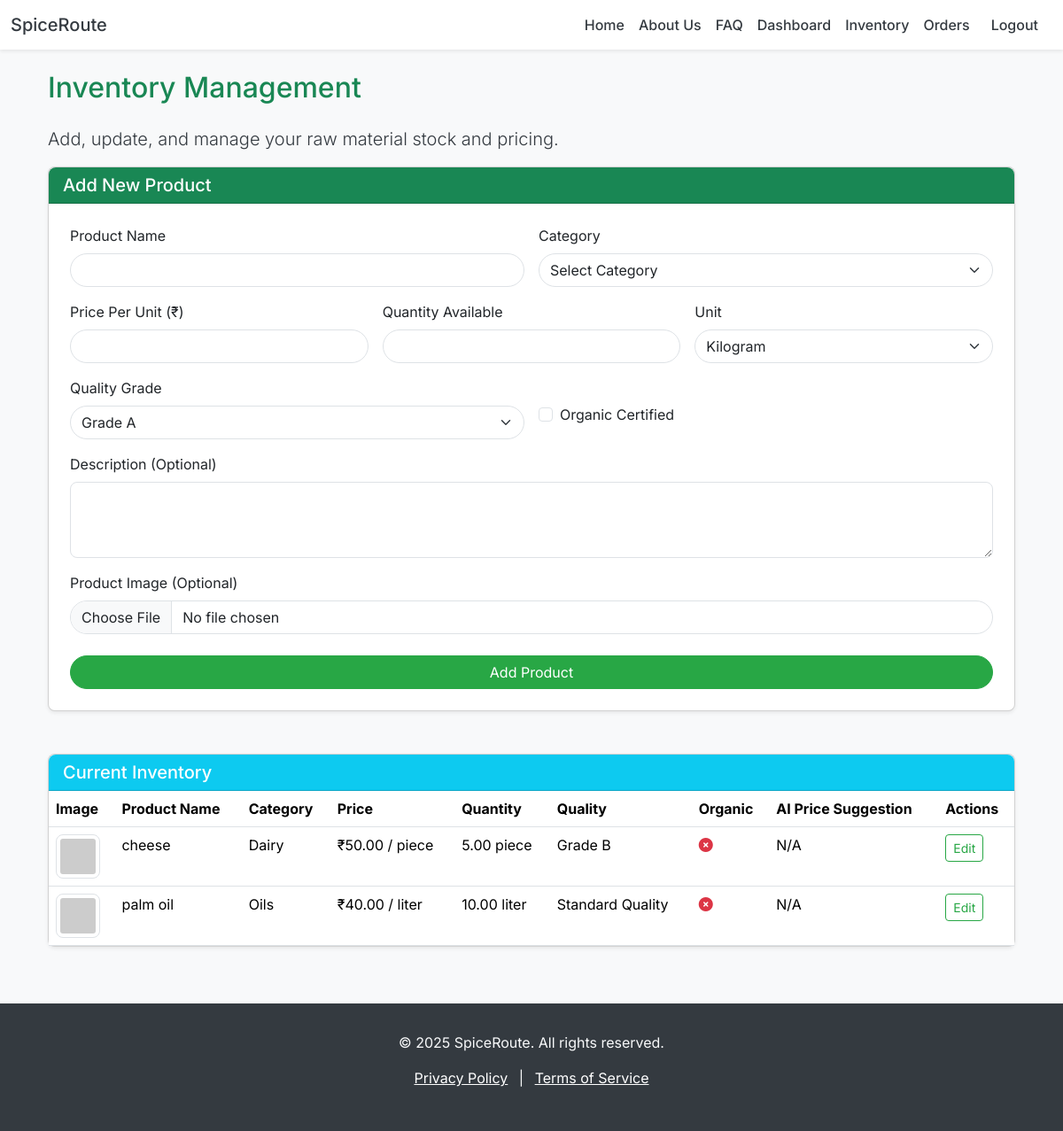
Page /supplier/inventory/ (signed in) on the earlier database version.
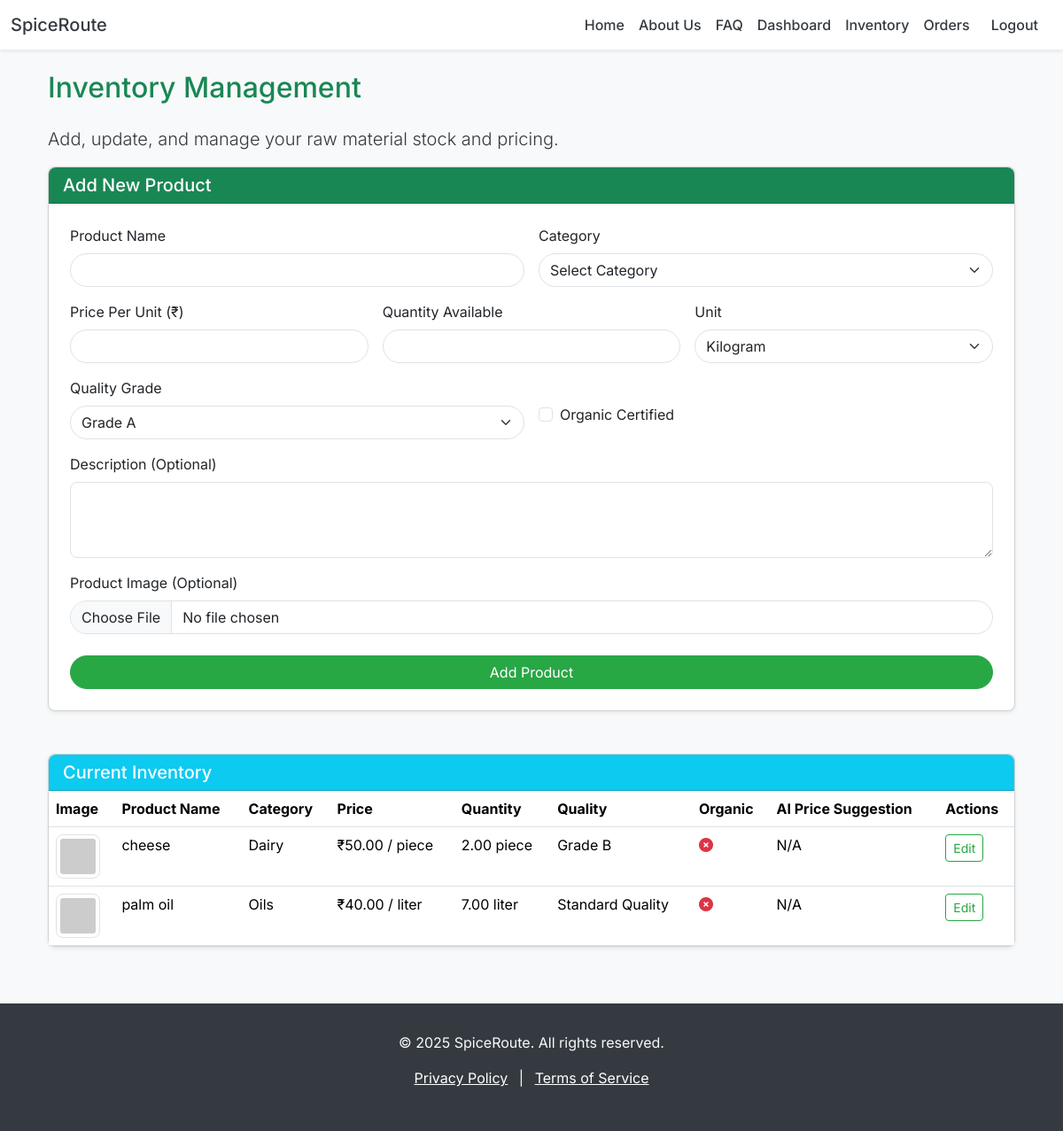
Same page on the later database version.
### spiceroute/models.py (models this page shows, shortened)
class Product(models.Model):
    UNIT_OF_MEASURE_CHOICES = [
        ('kg', 'Kilogram'), ('gram', 'Gram'), ('piece', 'Piece'), ('bunch', 'Bunch'),
        ('liter', 'Liter'), ('ml', 'Milliliter'), ('dozen', 'Dozen'), ('unit', 'Unit') # Added 'unit' as a generic option
    ]
    QUALITY_GRADE_CHOICES = [
        ('grade_a', 'Grade A'),
        ('grade_b', 'Grade B'),
        ('standard', 'Standard Quality'),
        ('premium', 'Premium'),
        ('organic', 'Organic Certified'), # If different from is_organic
    ]
    name = models.CharField(max_length=255)
    description = models.TextField(null=True, blank=True)
    category = models.ForeignKey(Category, on_delete=models.SET_NULL, null=True, blank=True, related_name='products')
    supplier = models.ForeignKey(SupplierProfile, on_delete=models.CASCADE, related_name='products_offered')
    unit_of_measure = models.CharField(max_length=50, choices=UNIT_OF_MEASURE_CHOICES)
    current_price_per_unit = models.DecimalField(max_digits=10, decimal_places=2)
    quantity_available = models.DecimalField(max_digits=10, decimal_places=2)
    image = models.ImageField(upload_to='product_images/', null=True, blank=True)
    quality_grade = models.CharField(max_length=50, choices=QUALITY_GRADE_CHOICES, default='standard') # Added choices
    is_organic = models.BooleanField(default=False)
    ai_suggested_min_price = models.DecimalField(max_digits=10, decimal_places=2, null=True, blank=True)
    ai_suggested_max_price = models.DecimalField(max_digits=10, decimal_places=2, null=True, blank=True)
    last_updated = models.DateTimeField(auto_now=True)

class Category(models.Model):
    name = models.CharField(max_length=100, unique=True)
    description = models.TextField(null=True, blank=True)
    class Meta:
        verbose_name_plural = "Categories" # Fix plural name in admin

### spiceroute/views.py (the view, shortened to what this page needs)
# urls.py: path('supplier/inventory/', views.supplier_inventory_view, name='supplier_inventory'),
@login_required
def supplier_inventory_view(request):
    if not request.user.is_supplier:
        messages.warning(request, "Access denied.")
        return redirect('home')
    supplier_profile = get_object_or_404(SupplierProfile, user=request.user)
    products = Product.objects.filter(supplier=supplier_profile).order_by('name')
    categories = Category.objects.all().order_by('name')
    context = {
        'supplier_profile': supplier_profile,
        'products': products,
        'categories': categories,
        'unit_of_measure_choices': Product.UNIT_OF_MEASURE_CHOICES,
        'quality_grade_choices': Product.QUALITY_GRADE_CHOICES,
    }
    return render(request, 'supplier_inventory.html', context)

### spiceroute/templates/supplier_inventory.html (shortened to what the changed rows need)
{% extends 'base.html' %}
{% load static %}
{% block content %}
<div class="container mt-4">
    <h2 class="text-success mb-4">Inventory Management</h2>
    <div class="card shadow-sm rounded-3">
        <div class="card-body p-0">
            {% if products %}
            <div class="table-responsive">
                <table class="table table-hover mb-0">
                    <thead>
                        <tr>
                            <th scope="col">Image</th>
                            <th scope="col">Product Name</th>
                            <th scope="col">Category</th>
                            <th scope="col">Price</th>
                            <th scope="col">Quantity</th>
                            <th scope="col">Quality</th>
                            <th scope="col">Organic</th>
                            <th scope="col">AI Price Suggestion</th>
                            <th scope="col">Actions</th>
                        </tr>
                    </thead>
                    <tbody>
                        {% for product in products %}
                        <tr>
                            <td>
                                {% if product.image %}
                                    <img src="{{ product.image.url }}" alt="{{ product.name }}" class="img-thumbnail" style="width: 50px; height: 50px; object-fit: cover; border-radius: 0.5rem;">
                                {% else %}
                                    <img src="https://placehold.co/50x50/e9ecef/495057?text=NoImg" alt="No Image" class="img-thumbnail" style="width: 50px; height: 50px; object-fit: cover; border-radius: 0.5rem;">
                                {% endif %}
                            </td>
                            <td>{{ product.name }}</td>
                            <td>{{ product.category.name|default:"N/A" }}</td>
                            <td>₹{{ product.current_price_per_unit }} / {{ product.unit_of_measure }}</td>
                            <td>{{ product.quantity_available }} {{ product.unit_of_measure }}</td>
                            <td>{{ product.get_quality_grade_display }}</td>
                            <td>{% if product.is_organic %}<i class="fas fa-check-circle text-success"></i>{% else %}<i class="fas fa-times-circle text-danger"></i>{% endif %}</td>
                            <td>
                                {% if product.ai_suggested_min_price and product.ai_suggested_max_price %}
                                    ₹{{ product.ai_suggested_min_price|floatformat:2 }} - ₹{{ product.ai_suggested_max_price|floatformat:2 }}
                                {% else %}
                                    N/A
                                {% endif %}
                            </td>
                            <td>
                                <button class="btn btn-sm btn-outline-primary edit-product-btn"
                                        data-bs-toggle="modal"
                                        data-bs-target="#editProductModal"
                                        data-product-id="{{ product.id }}">
                                    Edit
                                </button>
                            </td>
                        </tr>
                        {% endfor %}
                    </tbody>
                </table>
            </div>
            {% else %}
            <p class="p-4 text-center text-muted">You have no products in your inventory. Add a new product above!</p>
            {% endif %}
        </div>
    </div>
</div>
{% endblock %}

Differences in the rows shown:
changed Product "cheese": quantity_available "5.00" → "2.00"
changed Product "palm oil": quantity_available "10.00" → "7.00"
